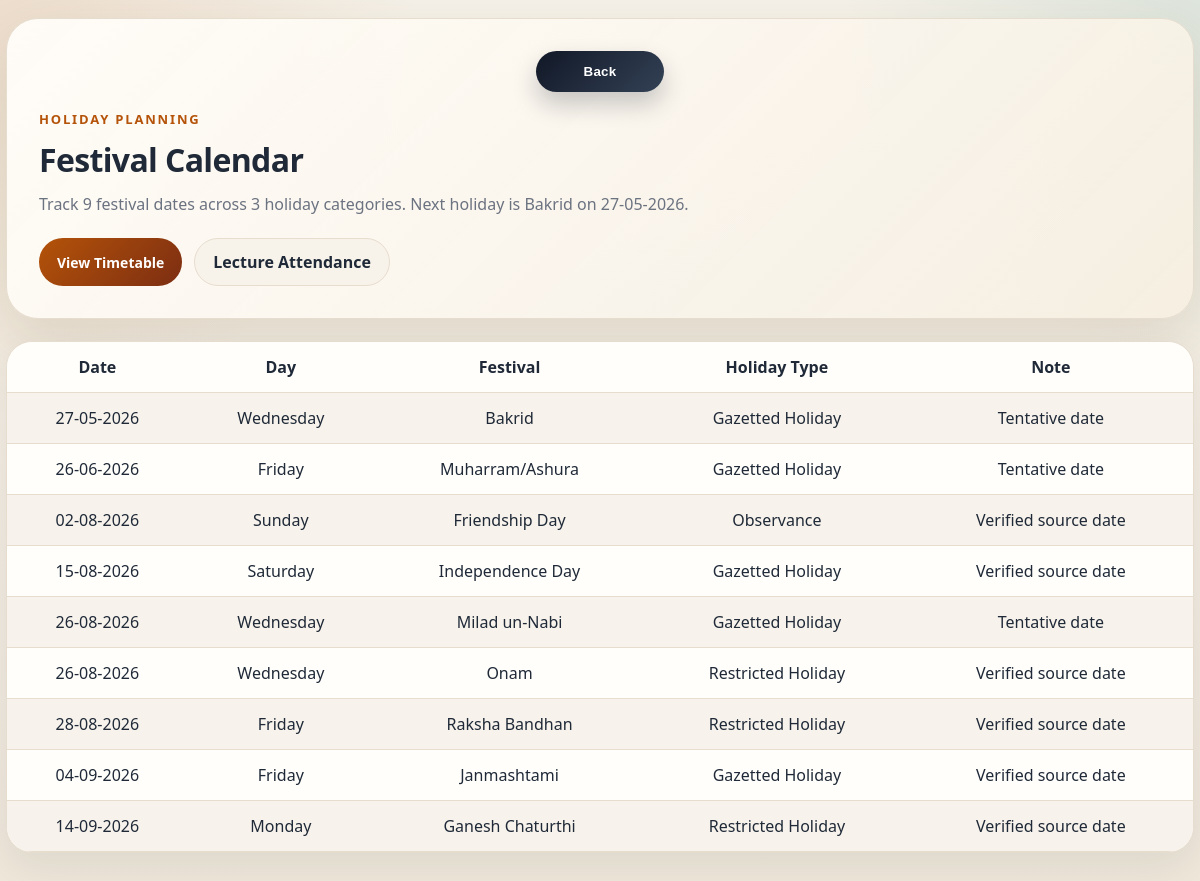
Page /festivals (signed in) on the committed database.
### tables this page shows
CREATE TABLE festivals(
        id INTEGER PRIMARY KEY AUTOINCREMENT,
        festival_date TEXT,
        day TEXT,
        name TEXT,
        holiday_type TEXT,
        note TEXT
    );

### app.py (the view)
@app.route("/festivals")
def festivals():
    if "user" not in session:
        return redirect("/")
    today_text = date.today().isoformat()
    with db() as con:
        ensure_festival_calendar(con)
        data = con.execute("""
        SELECT festival_date, day, name, holiday_type, note
        FROM festivals
        WHERE festival_date >= ?
        ORDER BY festival_date, id
        """, (today_text,)).fetchall()
    total_festivals = len(data)
    holiday_type_count = len({row["holiday_type"] for row in data if row["holiday_type"]})
    next_festival = next((row for row in data if (row["festival_date"] or "") >= today_text), None)
    return render_template(
        "shared/festivals.html",
        data=data,
        is_student_view=session.get("role") == "student",
        total_festivals=total_festivals,
        holiday_type_count=holiday_type_count,
        next_festival=next_festival,
    )

### app.py (called while the page is built)
def db():
    con = sqlite3.connect(app.config["DATABASE_PATH"])
    con.row_factory = sqlite3.Row
    return con

def format_display_date(value):
    try:
        return date.fromisoformat(value).strftime("%d-%m-%Y")
    except (TypeError, ValueError):
        return value or "-"

def ensure_festival_calendar(con, reset=False):
    festival_rows = con.execute("""
        SELECT id, festival_date
        FROM festivals
        WHERE festival_date IS NOT NULL AND festival_date != ''
    """).fetchall()
    for row in festival_rows:
        day = date.fromisoformat(row["festival_date"]).strftime("%A")
        con.execute("UPDATE festivals SET day=? WHERE id=?", (day, row["id"]))

### templates/shared/festivals.html (shortened to what this page needs)
<!DOCTYPE html>
<html>
<head>
<link rel="stylesheet" href="{{ url_for('static', filename='style.css') }}">
</head>
<body>
<div class="page-shell">
    <div class="page-hero">
        <div class="back-button">
            <button type="button" onclick="history.back()">Back</button>
        </div>
        <div class="section-title">Holiday Planning</div>
        <h1>Festival Calendar</h1>
        <p>
            Track {{ total_festivals }} festival dates across {{ holiday_type_count }} holiday categories.
            {% if next_festival %}
            Next holiday is {{ next_festival["name"] }} on {{ next_festival["festival_date"]|display_date }}.
            {% endif %}
        </p>
        <div class="action-row">
            <a href="/timetable" class="primary-link">View Timetable</a>
            {% if not is_student_view %}
            <a href="/lecture_attendance" class="secondary-link">Lecture Attendance</a>
            {% endif %}
        </div>
    </div>
    <div class="table-shell">
        <table>
            <tr>
                <th>Date</th>
                <th>Day</th>
                <th>Festival</th>
                <th>Holiday Type</th>
                <th>Note</th>
            </tr>
            {% for row in data %}
            <tr>
                <td>{{ row["festival_date"]|display_date }}</td>
                <td>{{ row["day"] }}</td>
                <td>{{ row["name"] }}</td>
                <td>{{ row["holiday_type"] }}</td>
                <td>{{ row["note"] }}</td>
            </tr>
            {% else %}
            <tr>
                <td colspan="5" class="empty-copy">No festival dates available right now.</td>
            </tr>
            {% endfor %}
        </table>
    </div>
</div>
</body>
</html>

### static/style.css (style rules this page uses)
:root { --bg:#f5f1e8; --surface:#fffdf8; --surface-soft:#f7f3eb; --surface-strong:#0f172a; --line:#e7ddcf; --line-strong:#d6c7b5; --text:#1f2937; --muted:#6b7280; --primary:#b45309; --primary-deep:#7c2d12; --accent:#0f766e; --danger:#b91c1c; --success:#15803d; --shadow:0 22px 55px rgba(85, 55, 17, 0.12); --shadow-soft:0 14px 38px rgba(15, 23, 42, 0.08); --radius-xl:28px; --radius-lg:20px; --radius-md:14px; --font-sans:"Poppins", "Segoe UI", sans-serif; --gradient-main:linear-gradient(135deg, #1f2937, #8b4513 52%, #d97706); --gradient-soft:linear-gradient(135deg, rgba(180,83,9,0.14), rgba(15,118,110,0.12)); }
* { box-sizing:border-box; }
html { scroll-behavior:smooth; }
body { margin:0; color:var(--text); font-family:var(--font-sans); background: radial-gradient(circle at top left, rgba(180,83,9,0.12), transparent 28%), radial-gradient(circle at top right, rgba(15,118,110,0.10), transparent 24%), linear-gradient(180deg, var(--bg), #efe7da); min-height:100vh; overflow-x:hidden; transition:background .3s ease,color .3s ease; }
h1,h2,h3,h4,h5,h6 { font-family:var(--font-sans); letter-spacing:-0.02em; }
a { color:inherit; text-decoration:none; }
button, .button-link { display:inline-flex; align-items:center; justify-content:center; gap:8px; padding:13px 20px; border:none; border-radius:999px; background:linear-gradient(135deg, var(--primary), var(--primary-deep)); color:#fff; font-weight:700; letter-spacing:.02em; cursor:pointer; transition:transform .2s ease, box-shadow .2s ease, opacity .2s ease; box-shadow:0 14px 28px rgba(124,45,18,0.22); }
table { width:100%; border-collapse:collapse; overflow:hidden; }
th,td { padding:14px 16px; text-align:center; border-bottom:1px solid var(--line); }
tbody tr { background:rgba(255,255,255,0.55); transition:transform .15s ease, background .15s ease; }
tbody tr:nth-child(even) { background:rgba(247,243,235,0.95); }
.back-button { text-align:center; margin-bottom:18px; }
.back-button button { width:auto; min-width:128px; background:linear-gradient(135deg, #111827, #334155); box-shadow:0 12px 24px rgba(15,23,42,0.22); }
.section-title { font-size:13px; letter-spacing:.14em; text-transform:uppercase; color:var(--primary); font-weight:700; margin-bottom:10px; }
.page-shell { width:calc(100% - 12px); max-width:1680px; margin:18px auto 40px; }
.page-hero { padding:32px; border:1px solid var(--line); border-radius:32px; background:linear-gradient(135deg, rgba(255,253,248,0.98), rgba(246,239,226,0.94)); box-shadow:var(--shadow); }
.page-hero h1, .page-hero h2 { margin:0; }
.page-hero p { color:var(--muted); margin:10px 0 0; line-height:1.7; }
.action-row { display:flex; gap:12px; flex-wrap:wrap; margin:20px 0 0; }
.action-row a, .action-row button { display:inline-flex; align-items:center; justify-content:center; padding:12px 18px; border-radius:999px; font-weight:700; }
.action-row .primary-link { background:linear-gradient(135deg, var(--primary), var(--primary-deep)); color:white; border:none; cursor:pointer; font-family:var(--font-sans); font-size:14px; }
.action-row .secondary-link { background:var(--surface-soft); color:var(--text); border:1px solid var(--line); }
.table-shell { margin-top:22px; border-radius:26px; overflow:hidden; border:1px solid var(--line); background:var(--surface); box-shadow:var(--shadow-soft); }

### rows in the picture
festivals: name "Bakrid", festival_date|display_date "27-05-2026", day "Wednesday", holiday_type "Gazetted Holiday", note "Tentative date"
festivals: festival_date|display_date "26-06-2026", day "Friday", name "Muharram/Ashura", holiday_type "Gazetted Holiday", note "Tentative date"
festivals: festival_date|display_date "02-08-2026", day "Sunday", name "Friendship Day", holiday_type "Observance", note "Verified source date"
festivals: festival_date|display_date "15-08-2026", day "Saturday", name "Independence Day", holiday_type "Gazetted Holiday", note "Verified source date"
festivals: festival_date|display_date "26-08-2026", day "Wednesday", name "Milad un-Nabi", holiday_type "Gazetted Holiday", note "Tentative date"
festivals: festival_date|display_date "26-08-2026", day "Wednesday", name "Onam", holiday_type "Restricted Holiday", note "Verified source date"
festivals: festival_date|display_date "28-08-2026", day "Friday", name "Raksha Bandhan", holiday_type "Restricted Holiday", note "Verified source date"
festivals: festival_date|display_date "04-09-2026", day "Friday", name "Janmashtami", holiday_type "Gazetted Holiday", note "Verified source date"
festivals: festival_date|display_date "14-09-2026", day "Monday", name "Ganesh Chaturthi", holiday_type "Restricted Holiday", note "Verified source date"

### other values in the picture
{{ total_festivals }} "9"
{{ holiday_type_count }} "3"
